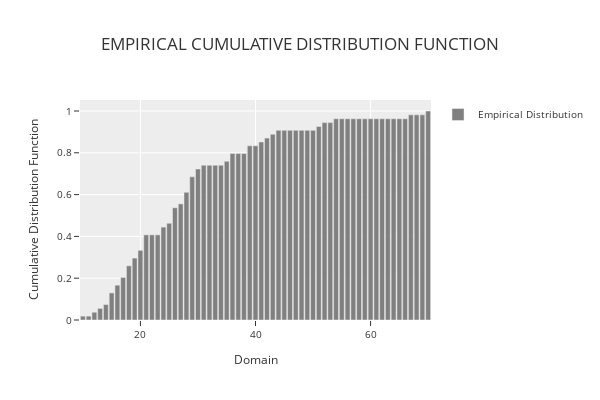

The cell this chart's notebook holds for it:
### Code cell
phi.plot_ecdf()

### Figure 1 — Plotly figure (JSON) as saved in the notebook; plotly's stock layout.template omitted (floating-point values rounded to 4 significant figures)
{"data": [{"marker": {"color": "rgba(128,128,128,1)"}, "name": "Empirical Distribution", "showlegend": true, "type": "bar", "x": [10, 11, 12, 13, 14, 15, 16, 17, 18, 19, 20, 21, 22, 23, 24, 25, 26, 27, 28, 29, 30, 31, 32, 33, 34, 35, 36, 37, 38, 39, 40, 41, 42, 43, 44, 45, 46, 47, 48, 49, 50, 51, 52, 53, 54, 55, 56, 57, 58, 59, 60, 61, 62, 63, 64, 65, 66, 67, 68, 69, 70], "y": [0.01852, 0.01852, 0.03704, 0.05556, 0.07407, 0.1296, 0.1667, 0.2037, 0.2593, 0.2963, 0.3333, 0.4074, 0.4074, 0.4074, 0.4444, 0.463, 0.537, 0.5556, 0.6111, 0.6852, 0.7222, 0.7407, 0.7407, 0.7407, 0.7407, 0.7593, 0.7963, 0.7963, 0.7963, 0.8333, 0.8333, 0.8519, 0.8704, 0.8889, 0.9074, 0.9074, 0.9074, 0.9074, 0.9074, 0.9074, 0.9074, 0.9259, 0.9444, 0.9444, 0.963, 0.963, 0.963, 0.963, 0.963, 0.963, 0.963, 0.963, 0.963, 0.963, 0.963, 0.963, 0.963, 0.9815, 0.9815, 0.9815, 1.0]}], "layout": {"bargap": 0.15, "height": 400, "legend": {"font": {"size": 10}, "orientation": "v", "title": {}, "xanchor": "left", "y": 1, "yanchor": "auto"}, "title": {"text": "EMPIRICAL CUMULATIVE DISTRIBUTION FUNCTION"}, "width": 600, "xaxis": {"tickfont": {"size": 10}, "title": {"font": {"size": 12}, "text": "Domain"}}, "yaxis": {"tickfont": {"size": 10}, "title": {"font": {"size": 12}, "text": "Cumulative Distribution Function"}}}}
